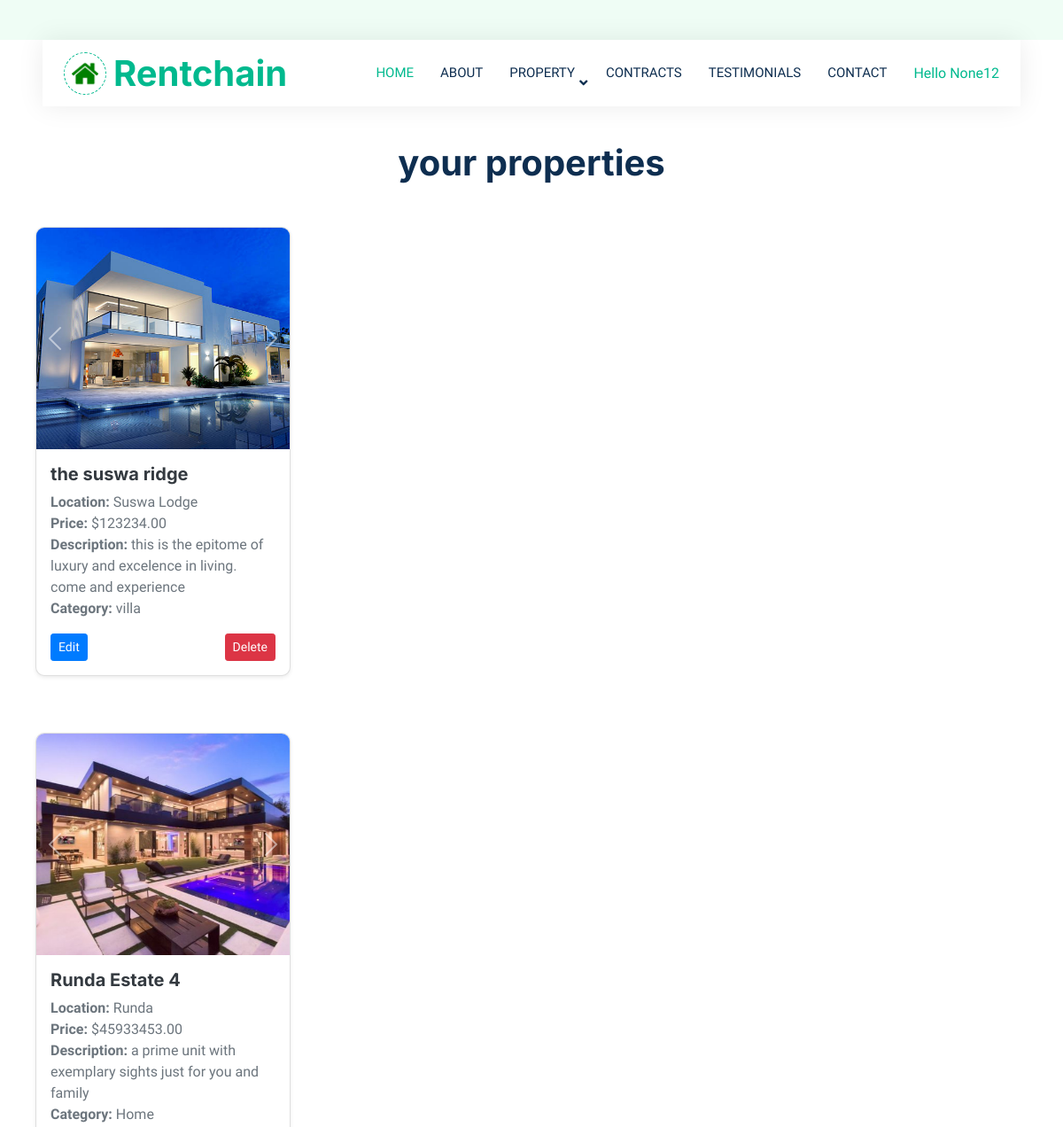
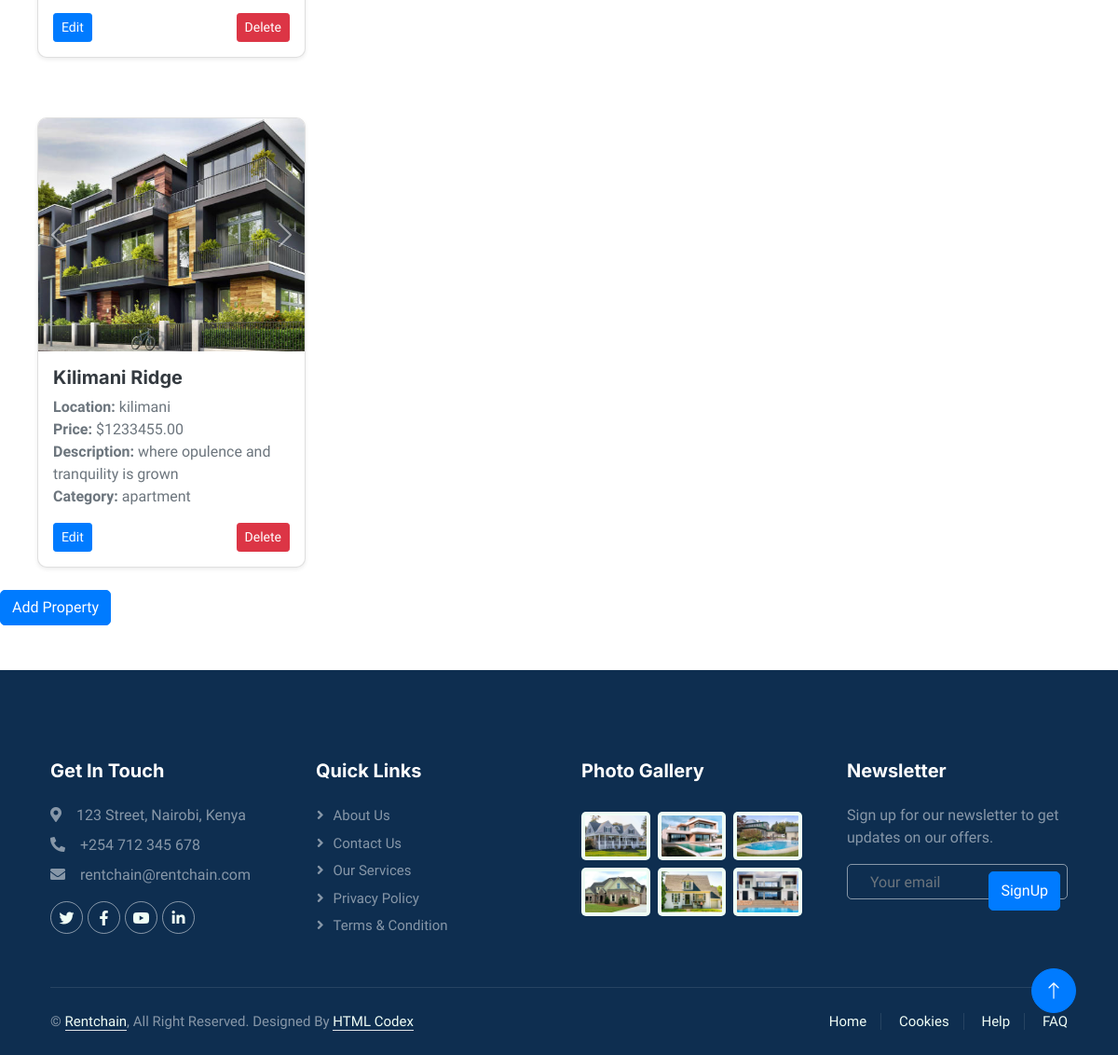
Screenshot of /landlord/dashboard/ (signed in) with the database file from the repository (2 pictures, top to bottom).
### property_app/models.py (models this page shows, shortened)
class User(AbstractUser):
    ROLES = [
        ('client', 'Client'),
        ('landlord', 'Landlord'),
        ('admin', 'Admin'),
    ]
    role = models.CharField(max_length=10, choices=ROLES, default='client')
    groups = models.ManyToManyField(
        Group,
        related_name="custom_user_groups",  # Specify a custom related_name
        blank=True,
    )
    user_permissions = models.ManyToManyField(
        Permission,
        related_name="custom_user_permissions",  # Specify a custom related_name
        blank=True,
    )

class PropertyImage(models.Model):
    property = models.ForeignKey(Property, on_delete=models.CASCADE, related_name="images")
    image = models.ImageField(upload_to='property_images/')
    uploaded_at = models.DateTimeField(auto_now_add=True)

class Property(models.Model):
    landlord = models.ForeignKey(settings.AUTH_USER_MODEL, on_delete=models.CASCADE, related_name="properties")
    name = models.CharField(max_length=255, default='test')
    description = models.TextField(default='test')
    price = models.DecimalField(max_digits=10, decimal_places=2,default='123')
    location = models.CharField(max_length=255,default='test')
    created_at = models.DateTimeField(auto_now_add=True)
    CATEGORY_CHOICES = [
        ('apartment', 'Apartment'),
        ('villa', 'Villa'),
        ('Home', 'home'),
        ('Office', 'office'),
        ('Garage', 'garage'),
    ]
    category = models.CharField(max_length=50, choices=CATEGORY_CHOICES, default='apartment')

### property_app/views.py (the view, shortened to what this page needs)
# urls.py: path('landlord/dashboard/', LandlordDashboardView.as_view(), name='landlord_dashboard'),
@method_decorator(login_required, name='dispatch')
@method_decorator(role_required('landlord'), name='dispatch')
class LandlordDashboardView(View):
    def get(self, request, *args, **kwargs):
        if getattr(request.user, 'role', None) != 'landlord':
            return redirect('login')
        properties = Property.objects.filter(landlord=request.user)
        PropertyImageFormSet = modelformset_factory(PropertyImage, form=PropertyImageForm, extra=3)
        property_form = PropertyForm()
        image_formset = PropertyImageFormSet(queryset=PropertyImage.objects.none())
        return render(request, 'landlord_dashboard.html', {
            'properties': properties,
            'property_form': property_form,
            'image_formset': image_formset,
        })

### property_app/forms.py
class PropertyForm(forms.ModelForm):
    class Meta:
        model=Property
        fields = ['name', 'description', 'price', 'location','category']

### property_app/context_processors.py (called while the page is built)
def dashboard_url(request):
    if request.user.is_authenticated:
        if request.user.role == 'client':
            return {'dashboard_url': reverse('client_dashboard')}
        elif request.user.role == 'landlord':
            return {'dashboard_url': reverse('landlord_dashboard')}
        elif request.user.role == 'admin':
            return {'dashboard_url': reverse('admin_dashboard')}
    return {'dashboard_url': None}

### property_app/views.py (called while the page is built)
def role_required(role):
    def decorator(view_func):
        def _wrapped_view(request, *args, **kwargs):
            if request.user.is_authenticated and request.user.role == role:
                return view_func(request, *args, **kwargs)
            return HttpResponseForbidden("You are not authorized to access this page.")
        return _wrapped_view
    return decorator

### property_app/templates/landlord_dashboard.html (shortened to what this page needs)
{% extends "base.html" %}
{% block content %}
<h1 style="text-align: center;margin-top:40px">your properties</h1>
{% if properties%}
{%for p in properties%}
<div class="wrapper">
 <div class="card mb-4 shadow-sm">
    <div id="propertyCarousel{{ p.id }}" class="carousel slide" data-bs-ride="carousel">
        <div class="carousel-inner">
            {% for image in p.images.all %}
                <div class="carousel-item {% if forloop.first %}active{% endif %}">
                    <img src="{{ image.image.url }}" class="d-block w-100" alt="Property Image">
                </div>
            {% endfor %}
        </div>
        <button class="carousel-control-prev" type="button" data-bs-target="#propertyCarousel{{ property.id }}" data-bs-slide="prev">
            <span class="carousel-control-prev-icon" aria-hidden="true"></span>
        </button>
        <button class="carousel-control-next" type="button" data-bs-target="#propertyCarousel{{ property.id }}" data-bs-slide="next">
            <span class="carousel-control-next-icon" aria-hidden="true"></span>
        </button>
    </div>
    <div class="card-body">
        <h5 class="card-title">{{ p.name }}</h5>
        <p class="card-text">
            <strong>Location:</strong> {{ p.location }} <br>
            <strong>Price:</strong> ${{ p.price }} <br>
            <strong>Description:</strong> {{ p.description }}<br>
            <strong>Category:</strong> {{ p.category }}
        </p>
        <div class="d-flex justify-content-between align-items-center">
            {% if p.id %}
    <a href="{% url 'property_edit' p.id %}" class="btn btn-primary btn-sm">Edit</a>
{% else %}
    <span class="text-muted">Edit not available</span>
{% endif %}
            {%if p.id%}
            <form action="{% url 'property_delete' p.id %}" method="POST" style="display:inline;">
                <button type="submit" class="btn btn-danger btn-sm">Delete</button>
            </form>
            {%else%}
            <span class="text-muted">Delete not available</span>
            {%endif%}
        </div>
    </div>
</div>
</div>
{% endfor %}
{%else%}
<P>NO PROPERTIES</P>
{% endif %}
<button class="btn btn-primary" type="button" data-bs-toggle="collapse" data-bs-target="#property-form-container">
    Add Property
</button>
{%endblock%}

### property_app/templates/base.html (shortened to what this page needs)
{%load static%}
<!DOCTYPE html>
<html lang="en">
<head>
    <link href="//maxcdn.bootstrapcdn.com/bootstrap/4.1.1/css/bootstrap.min.css" rel="stylesheet" id="bootstrap-css">
    <link href="https://cdn.jsdelivr.net/npm/bootstrap@5.3.0-alpha1/dist/css/bootstrap.min.css" rel="stylesheet">
    <link href="https://cdnjs.cloudflare.com/ajax/libs/font-awesome/5.10.0/css/all.min.css" rel="stylesheet">
    <link href="https://cdn.jsdelivr.net/npm/bootstrap-icons@1.4.1/font/bootstrap-icons.css" rel="stylesheet">
    <link href="https://cdn.jsdelivr.net/npm/bootstrap@5.3.0/dist/css/bootstrap.min.css" rel="stylesheet">
    <link href="{% static "lib/animate/animate.min.css" %}"   rel="stylesheet">
    <link href= "{% static "lib/owlcarousel/assets/owl.carousel.min.css" %}" rel="stylesheet">
    <link href="{% static "bootstrap.min.css" %}" rel="stylesheet">
    <link href= "{% static "style.css" %}" rel="stylesheet">
</head>
<body>
    <div class="container-xxl bg-white p-0">
        <div class="container-fluid nav-bar bg-transparent">
            <nav class="navbar navbar-expand-lg bg-white navbar-light py-0 px-4">
                <a href="index.html" class="navbar-brand d-flex align-items-center text-center">
                    <div class="icon p-2 me-2">
                        <img class="img-fluid" src="img/favicon2.ico" alt="Icon" style="width: 30px; height: 30px;">
                    </div>
                    <h1 class="m-0 text-primary">Rentchain</h1>
                </a>
                <div class="collapse navbar-collapse" id="navbarCollapse">
                    <div class="navbar-nav ms-auto">
                        <a href="{%url 'home'%}" class="nav-item nav-link active">Home</a>
                        <a href="/Rentchain/about.html" class="nav-item nav-link">About</a>
                        <div class="nav-item dropdown">
                            <a href="#" class="nav-link dropdown-toggle" data-bs-toggle="dropdown">Property</a>
                        </div>
                        <a href="/Rentchain//contracts.html" class="nav-item nav-link">Contracts</a>
                        <div class="nav-item dropdown">
                            <a href="/Rentchain/testimonial.html" class="nav-item nav-link" >Testimonials</a>
                        </div>
                        <a href="/Rentchain/contact.html" class="nav-item nav-link">Contact</a>
                    </div>
                    {% if dashboard_url %}
    <a href="{{ dashboard_url }}">Hello {{request.user.username}}</a>
{% else %}
    <a href="/login/">Login</a>
{% endif %}
                </div>
            </nav>
        </div>
        {%block content%}
        {%endblock%}
        <div class="container-fluid bg-dark text-white-50 footer pt-5 mt-5 wow fadeIn" data-wow-delay="0.1s">
            <div class="container py-5">
                <div class="row g-5">
                    <div class="col-lg-3 col-md-6">
                        <h5 class="text-white mb-4">Get In Touch</h5>
                        <p class="mb-2"><i class="fa fa-map-marker-alt me-3"></i>123 Street, Nairobi, Kenya</p>
                        <p class="mb-2"><i class="fa fa-phone-alt me-3"></i>+254 712 345 678</p>
                        <p class="mb-2"><i class="fa fa-envelope me-3"></i>rentchain@rentchain.com</p>
                        <div class="d-flex pt-2">
                            <a class="btn btn-outline-light btn-social" href=""><i class="fab fa-twitter"></i></a>
                            <a class="btn btn-outline-light btn-social" href=""><i class="fab fa-facebook-f"></i></a>
                            <a class="btn btn-outline-light btn-social" href=""><i class="fab fa-youtube"></i></a>
                            <a class="btn btn-outline-light btn-social" href=""><i class="fab fa-linkedin-in"></i></a>
                        </div>
                    </div>
                    <div class="col-lg-3 col-md-6">
                        <h5 class="text-white mb-4">Quick Links</h5>
                        <a class="btn btn-link text-white-50" href="/Rentchain/about.html">About Us</a>
                        <a class="btn btn-link text-white-50" href="/Rentchain/contact.html">Contact Us</a>
                        <a class="btn btn-link text-white-50" href="">Our Services</a>
                        <a class="btn btn-link text-white-50" href="">Privacy Policy</a>
                        <a class="btn btn-link text-white-50" href="">Terms & Condition</a>
                    </div>
                    <div class="col-lg-3 col-md-6">
                        <h5 class="text-white mb-4">Photo Gallery</h5>
                        <div class="row g-2 pt-2">
                            <div class="col-4">
                                <img class="img-fluid rounded bg-light p-1" src="img/property-1.jpg" alt="">
                            </div>
                            <div class="col-4">
                                <img class="img-fluid rounded bg-light p-1" src="img/property-2.jpg" alt="">
                            </div>
                            <div class="col-4">
                                <img class="img-fluid rounded bg-light p-1" src="img/property-3.jpg" alt="">
                            </div>
                            <div class="col-4">
                                <img class="img-fluid rounded bg-light p-1" src="img/property-4.jpg" alt="">
                            </div>
                            <div class="col-4">
                                <img class="img-fluid rounded bg-light p-1" src="img/property-5.jpg" alt="">
                            </div>
                            <div class="col-4">
                                <img class="img-fluid rounded bg-light p-1" src="img/property-6.jpg" alt="">
                            </div>
                        </div>
                    </div>
                    <div class="col-lg-3 col-md-6">
                        <h5 class="text-white mb-4">Newsletter</h5>
                        <p>Sign up for our newsletter to get updates on our offers.</p>
                        <div class="position-relative mx-auto" style="max-width: 400px;">
                            <input class="form-control bg-transparent w-100 py-3 ps-4 pe-5" type="text" placeholder="Your email">
                            <button type="button" class="btn btn-primary py-2 position-absolute top-0 end-0 mt-2 me-2">SignUp</button>
                        </div>
                    </div>
                </div>
            </div>
            <div class="container">
                <div class="copyright">
                    <div class="row">
                        <div class="col-md-6 text-center text-md-start mb-3 mb-md-0">
                            &copy; <a class="border-bottom" href="#">Rentchain</a>, All Right Reserved.
							Designed By <a class="border-bottom" href="https://htmlcodex.com">HTML Codex</a>
                        </div>
                        <div class="col-md-6 text-center text-md-end">
                            <div class="footer-menu">
                                <a href="">Home</a>
                                <a href="">Cookies</a>
                                <a href="">Help</a>
                                <a href="">FAQ</a>
                            </div>
                        </div>
                    </div>
                </div>
            </div>
        </div>
        <a href="#" class="btn btn-lg btn-primary btn-lg-square back-to-top"><i class="bi bi-arrow-up"></i></a>
    </div>
</body>
</html>

### property_app/static/style.css (style rules this page uses)
:root { --primary: #00B98E; --secondary: #FF6922; --light: #EFFDF5; --dark: #0E2E50; }
.back-to-top { position: fixed; display: none; right: 45px; bottom: 45px; z-index: 99; }
.btn { transition: .5s; }
.btn.btn-primary, .btn.btn-secondary { color: #FFFFFF; }
.btn-lg-square { width: 48px; height: 48px; }
.btn-square, .btn-sm-square, .btn-lg-square { padding: 0; display: flex; align-items: center; justify-content: center; font-weight: normal; border-radius: 50px; }
.nav-bar { position: relative; margin-top: 45px; padding: 0 3rem; transition: .5s; z-index: 9999; }
.navbar { box-shadow: 0 0 30px rgba(0, 0, 0, .08); }
.navbar .dropdown-toggle::after { border: none; content: "\f107"; font-family: "Font Awesome 5 Free"; font-weight: 900; vertical-align: middle; margin-left: 5px; transition: .5s; }
.navbar-light .navbar-nav .nav-link { margin-right: 30px; padding: 25px 0; color: #FFFFFF; font-size: 15px; text-transform: uppercase; outline: none; }
.navbar-light .navbar-nav .nav-link:hover, .navbar-light .navbar-nav .nav-link.active { color: var(--primary); }
.navbar-light .navbar-brand { height: 75px; }
.navbar-light .navbar-nav .nav-link { color: var(--dark); font-weight: 500; }
.icon { padding: 15px; display: inline-flex; align-items: center; justify-content: center; background: #FFFFFF !important; border-radius: 50px; border: 1px dashed var(--primary) !important; }
.footer .btn.btn-social { margin-right: 5px; width: 35px; height: 35px; display: flex; align-items: center; justify-content: center; color: var(--light); border: 1px solid rgba(255,255,255,0.5); border-radius: 35px; transition: .3s; }
.footer .btn.btn-link { display: block; margin-bottom: 5px; padding: 0; text-align: left; font-size: 15px; font-weight: normal; text-transform: capitalize; transition: .3s; }
.footer .btn.btn-link::before { position: relative; content: "\f105"; font-family: "Font Awesome 5 Free"; font-weight: 900; margin-right: 10px; }
.footer .form-control { border-color: rgba(255,255,255,0.5); }
.footer .copyright { padding: 25px 0; font-size: 15px; border-top: 1px solid rgba(256, 256, 256, .1); }
.footer .copyright a { color: var(--light); }
.footer .footer-menu a { margin-right: 15px; padding-right: 15px; border-right: 1px solid rgba(255, 255, 255, .1); }
.footer .footer-menu a:last-child { margin-right: 0; padding-right: 0; border-right: none; }

### property_app/templates/landlord_dashboard.html (style rules this page uses)
.wrapper { display:flex; flex-direction: row background-color:red; }
.card { border-radius: 10px; overflow: hidden; transition: transform 0.3s ease-in-out; width:18rem; margin: 40px; }
.carousel-inner img { height: 250px; object-fit: cover; }
.card-title { font-weight: bold; color: #343a40; }
.card-text { color: #6c757d; }
.btn-primary { background-color: #007bff; border-color: #007bff; }
.btn-danger { background-color: #dc3545; border-color: #dc3545; }

### rows the page displays
User: user.username "None12"
Property: name "the suswa ridge", location "Suswa Lodge", price "123234.00", description "this is the epitome of luxury and excelence in living. come and experience", category "villa", shows "Edit", shows "Delete"
PropertyImage: image (picture)
Property: name "Runda Estate 4", location "Runda", price "45933453.00", description "a prime unit with exemplary sights just for you and family", category "Home", shows "Edit", shows "Delete"
PropertyImage: image (picture)
Property: name "Kilimani Ridge", location "kilimani", price "1233455.00", description "where opulence and tranquility is grown", category "apartment", shows "Edit", shows "Delete"
PropertyImage: image (picture)
